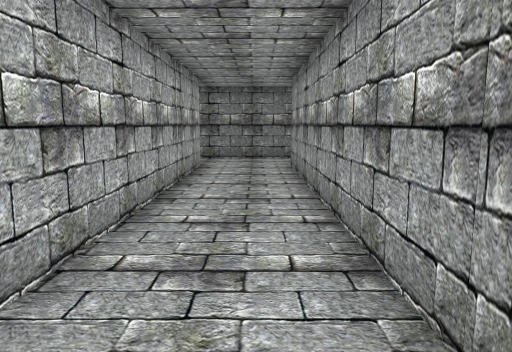
view 1 (above)

16 first-person views from a walk through a scene from a Unity 3-D project. The camera is 1.5 m above the floor, tilts 8° down and sees 70° across. The floor is counted in squares, 1.03 m on a side. Each view is taken from the middle of a square. On the plan, view 1 faces up. The plan holds only what a view shows up to about 16 squares ahead; the rest is blank. The place goes on beyond the plan. The player character is not drawn.

view 2
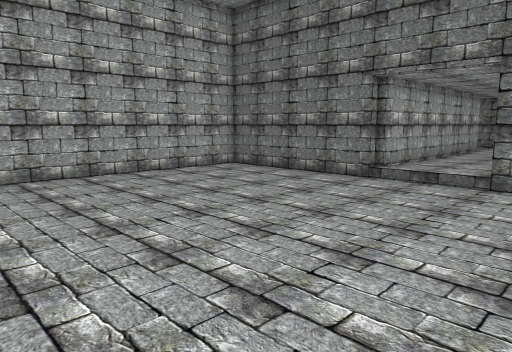

view 3
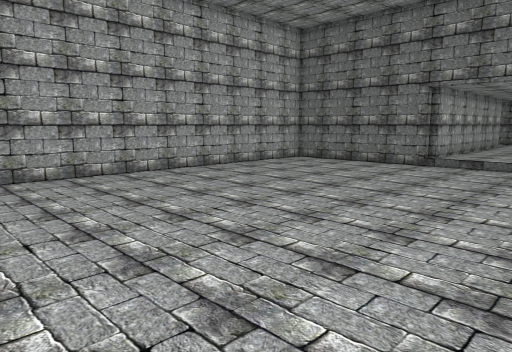

view 4
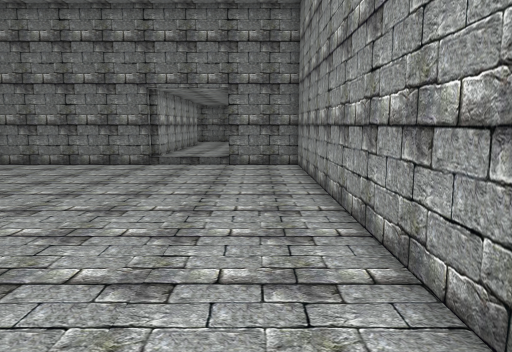

view 5
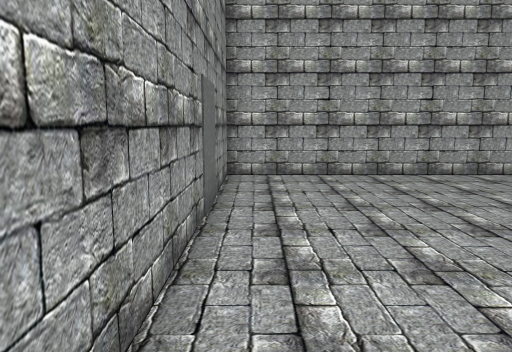

view 6
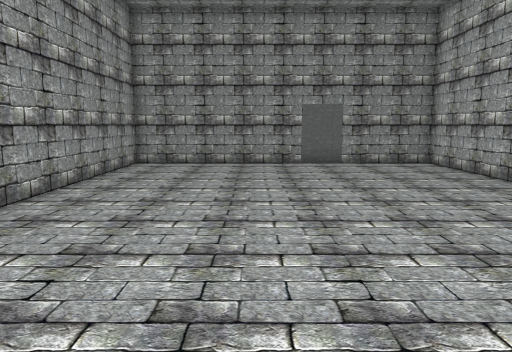

view 7
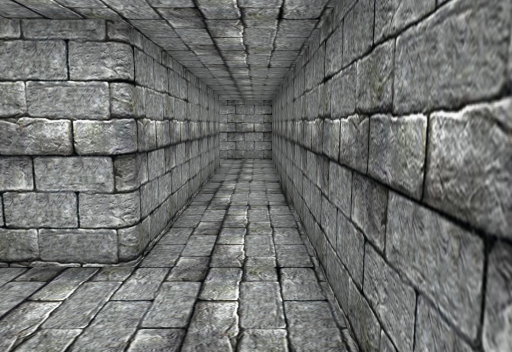

view 8
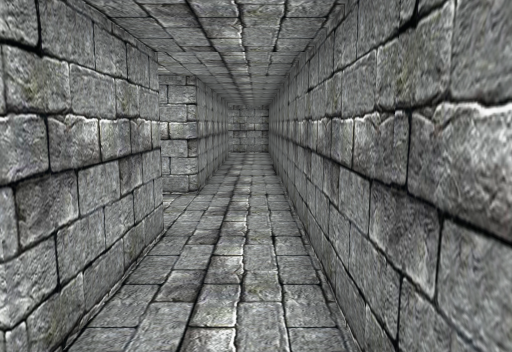

view 9
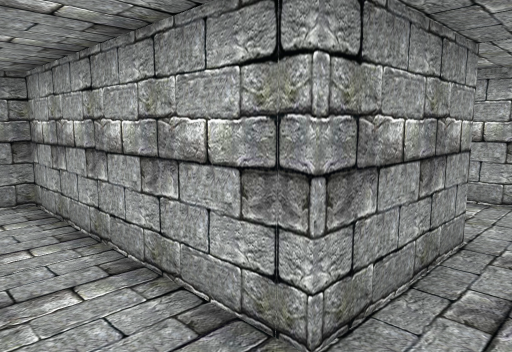

view 10
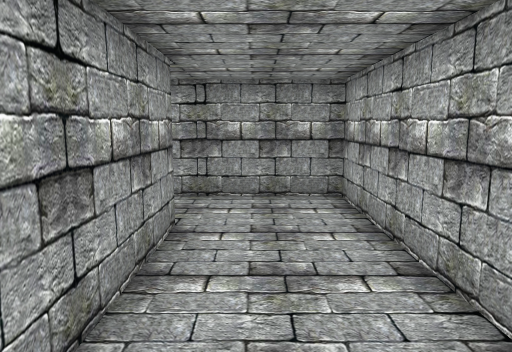

view 11
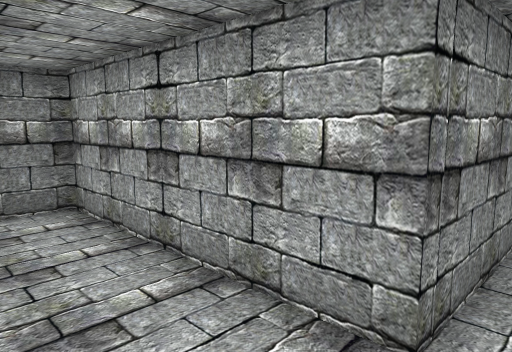

view 12
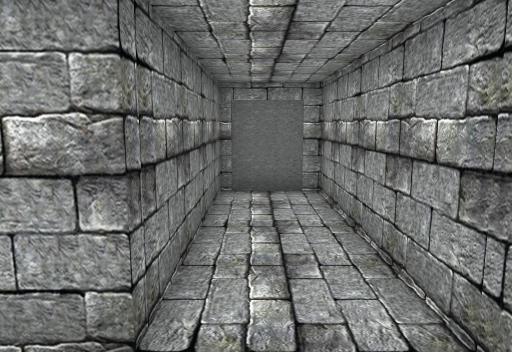

view 13
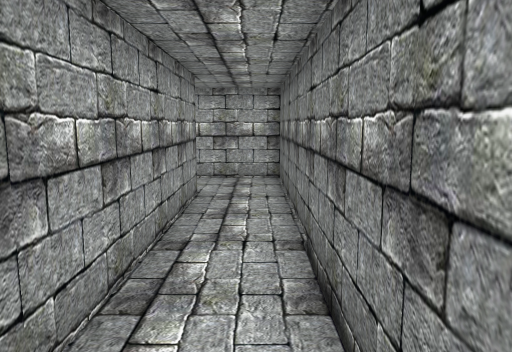

view 14
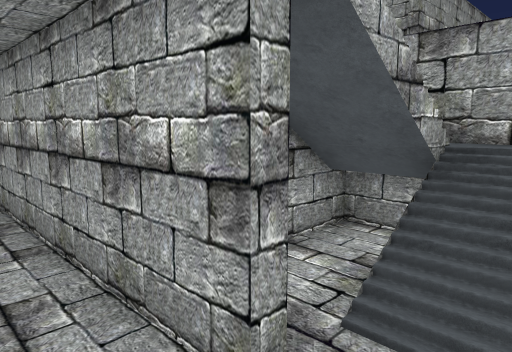

view 15
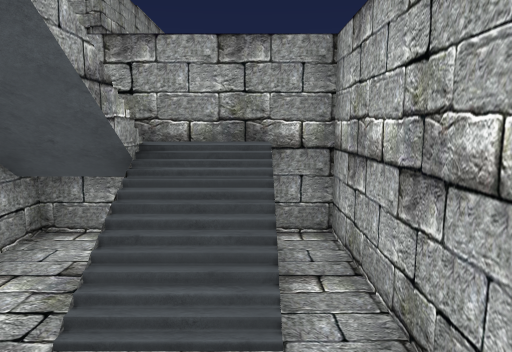

view 16
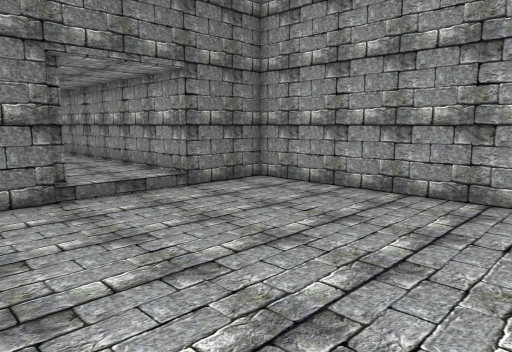

### Floor plan
Key: @ floor where view 1 was taken; # wall or solid block; . main floor; : floor 0.25 m higher than the main floor; + floor 0.75 m higher than the main floor; = window, fence, low wall or low ledge; ^ raised ledge.
Columns run from 13 left of view 1 to 13 right of it. Each row starts with its distance up from view 1.
 13 #####################
 12 #::::::::::::::::: :#
 11 #::::::::::::::::: :#
 10 #::#########::####::#
  9 #+=##      #::#  #::#
  8 #^^ #      #::#  #::#
  7 #####      #::#  #::#######
  6            #::#  #::::::::#
  5            #::#  #::::::::#
  4            #::#  ##########
  3            #::#
  2      #######::####
  1      #...........#
  0      #.......@...#
 -1      #...........#
 -2      #...........#
 -3      #...........#
 -4      #...........#
 -5      #...........#
 -6      #...........#
 -7      #...........#
 -8      #...........#
 -9      #...........#
-10      #...........#
-11      #...........#
-12      #...........#
-13      #############

Where each view was taken, in squares from view 1:
view 1: 0 up, 0 right, facing up
view 2: 8 down, 3 right, facing up-left
view 3: 12 down, 3 right, facing up-left
view 4: 12 down, 2 right, facing up
view 5: 12 down, 3 right, facing left
view 6: 1 up, 1 left, facing down
view 7: 12 up, 2 right, facing left
view 8: 12 up, 6 right, facing left
view 9: 12 up, 6 right, facing down-left
view 10: 12 up, 6 right, facing down
view 11: 6 up, 5 right, facing up-right
view 12: 6 up, 5 right, facing right
view 13: 12 up, 3 left, facing left
view 14: 12 up, 12 left, facing down-right
view 15: 12 up, 12 left, facing down
view 16: 6 down, 4 left, facing up-right
